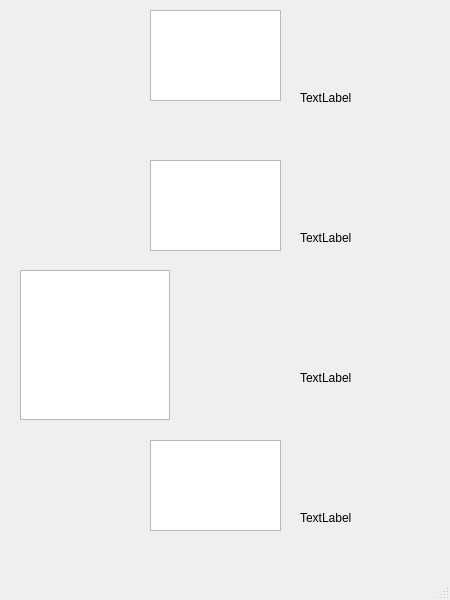
<?xml version="1.0" encoding="UTF-8"?>
<ui version="4.0">
 <class>MainWindow</class>
 <widget class="QMainWindow" name="MainWindow">
  <property name="geometry">
   <rect>
    <x>0</x>
    <y>0</y>
    <width>450</width>
    <height>600</height>
   </rect>
  </property>
  <property name="windowTitle">
   <string>MainWindow</string>
  </property>
  <widget class="QWidget" name="centralwidget">
   <widget class="QLabel" name="velocita_lancetta">
    <property name="geometry">
     <rect>
      <x>20</x>
      <y>90</y>
      <width>201</width>
      <height>16</height>
     </rect>
    </property>
    <property name="text">
     <string/>
    </property>
    <property name="pixmap">
     <pixmap>lancetta.png</pixmap>
    </property>
    <property name="scaledContents">
     <bool>true</bool>
    </property>
   </widget>
   <widget class="QLabel" name="velocita_text">
    <property name="geometry">
     <rect>
      <x>300</x>
      <y>90</y>
      <width>250</width>
      <height>16</height>
     </rect>
    </property>
    <property name="text">
     <string>TextLabel</string>
    </property>
   </widget>
   <widget class="QLabel" name="girimotore_text">
    <property name="geometry">
     <rect>
      <x>300</x>
      <y>230</y>
      <width>250</width>
      <height>16</height>
     </rect>
    </property>
    <property name="text">
     <string>TextLabel</string>
    </property>
   </widget>
   <widget class="QLabel" name="girimotore_lancetta">
    <property name="geometry">
     <rect>
      <x>20</x>
      <y>230</y>
      <width>201</width>
      <height>16</height>
     </rect>
    </property>
    <property name="text">
     <string/>
    </property>
    <property name="pixmap">
     <pixmap>lancetta.png</pixmap>
    </property>
    <property name="scaledContents">
     <bool>true</bool>
    </property>
   </widget>
   <widget class="QLabel" name="temperatura_text">
    <property name="geometry">
     <rect>
      <x>300</x>
      <y>510</y>
      <width>250</width>
      <height>16</height>
     </rect>
    </property>
    <property name="text">
     <string>TextLabel</string>
    </property>
   </widget>
   <widget class="QLabel" name="pedaleacc_lancetta">
    <property name="geometry">
     <rect>
      <x>20</x>
      <y>440</y>
      <width>201</width>
      <height>16</height>
     </rect>
    </property>
    <property name="text">
     <string/>
    </property>
    <property name="pixmap">
     <pixmap>lancetta.png</pixmap>
    </property>
    <property name="scaledContents">
     <bool>true</bool>
    </property>
   </widget>
   <widget class="QLabel" name="pedaleacc_text">
    <property name="geometry">
     <rect>
      <x>300</x>
      <y>370</y>
      <width>250</width>
      <height>16</height>
     </rect>
    </property>
    <property name="text">
     <string>TextLabel</string>
    </property>
   </widget>
   <widget class="QGraphicsView" name="graphicsView">
    <property name="geometry">
     <rect>
      <x>150</x>
      <y>10</y>
      <width>131</width>
      <height>91</height>
     </rect>
    </property>
   </widget>
   <widget class="QGraphicsView" name="graphicsView_2">
    <property name="geometry">
     <rect>
      <x>150</x>
      <y>160</y>
      <width>131</width>
      <height>91</height>
     </rect>
    </property>
   </widget>
   <widget class="QGraphicsView" name="pedaleacc_lancetta_3">
    <property name="geometry">
     <rect>
      <x>20</x>
      <y>270</y>
      <width>150</width>
      <height>150</height>
     </rect>
    </property>
   </widget>
   <widget class="QGraphicsView" name="graphicsView_4">
    <property name="geometry">
     <rect>
      <x>150</x>
      <y>440</y>
      <width>131</width>
      <height>91</height>
     </rect>
    </property>
   </widget>
   <widget class="QLabel" name="temperatura_lancetta">
    <property name="geometry">
     <rect>
      <x>20</x>
      <y>510</y>
      <width>201</width>
      <height>16</height>
     </rect>
    </property>
    <property name="text">
     <string/>
    </property>
    <property name="pixmap">
     <pixmap>lancetta.png</pixmap>
    </property>
    <property name="scaledContents">
     <bool>true</bool>
    </property>
   </widget>
  </widget>
  <widget class="QMenuBar" name="menubar">
   <property name="geometry">
    <rect>
     <x>0</x>
     <y>0</y>
     <width>450</width>
     <height>21</height>
    </rect>
   </property>
  </widget>
  <widget class="QStatusBar" name="statusbar"/>
 </widget>
 <resources/>
 <connections/>
</ui>
